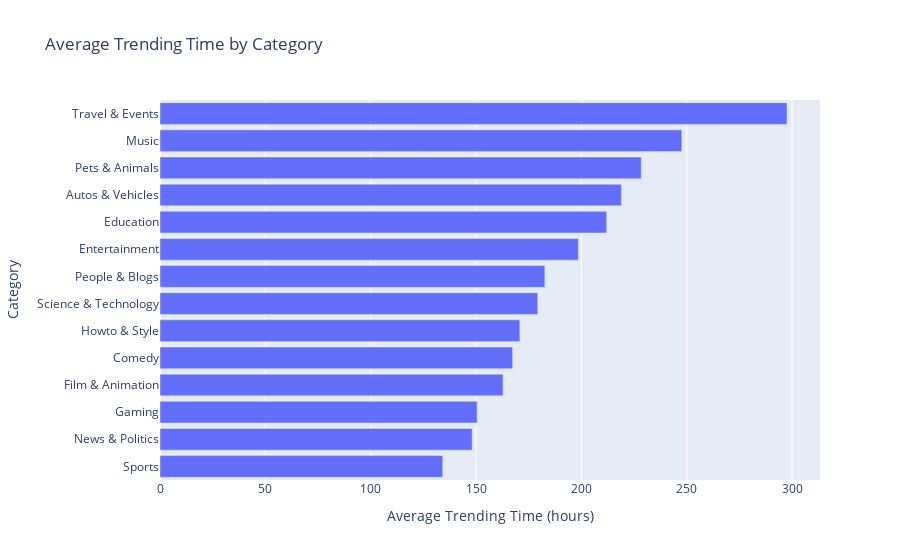

Write notebook code for a chart like this one.
### Code cell
px.bar(trending_category, 
       x='trending_time', 
       y='category', 
       labels={'category': 'Category', 'trending_time': 'Average Trending Time (hours)'}, 
       title='Average Trending Time by Category')

### Figure 1 — Plotly figure (JSON) as saved in the notebook; plotly's stock layout.template omitted (floating-point values rounded to 4 significant figures)
{"data": [{"alignmentgroup": "True", "hovertemplate": "Average Trending Time (hours)=%{x}<br>Category=%{y}<extra></extra>", "legendgroup": "", "marker": {"color": "#636efa", "pattern": {"shape": ""}}, "name": "", "offsetgroup": "", "orientation": "h", "showlegend": false, "textposition": "auto", "type": "bar", "x": [134.2, 148.1, 150.5, 162.8, 167.4, 170.8, 179.3, 182.7, 198.6, 212, 219, 228.4, 247.7, 297.6], "xaxis": "x", "y": ["Sports", "News & Politics", "Gaming", "Film & Animation", "Comedy", "Howto & Style", "Science & Technology", "People & Blogs", "Entertainment", "Education", "Autos & Vehicles", "Pets & Animals", "Music", "Travel & Events"], "yaxis": "y"}], "layout": {"barmode": "relative", "legend": {"tracegroupgap": 0}, "title": {"text": "Average Trending Time by Category"}, "xaxis": {"anchor": "y", "domain": [0, 1], "title": {"text": "Average Trending Time (hours)"}}, "yaxis": {"anchor": "x", "domain": [0, 1], "title": {"text": "Category"}}}}
